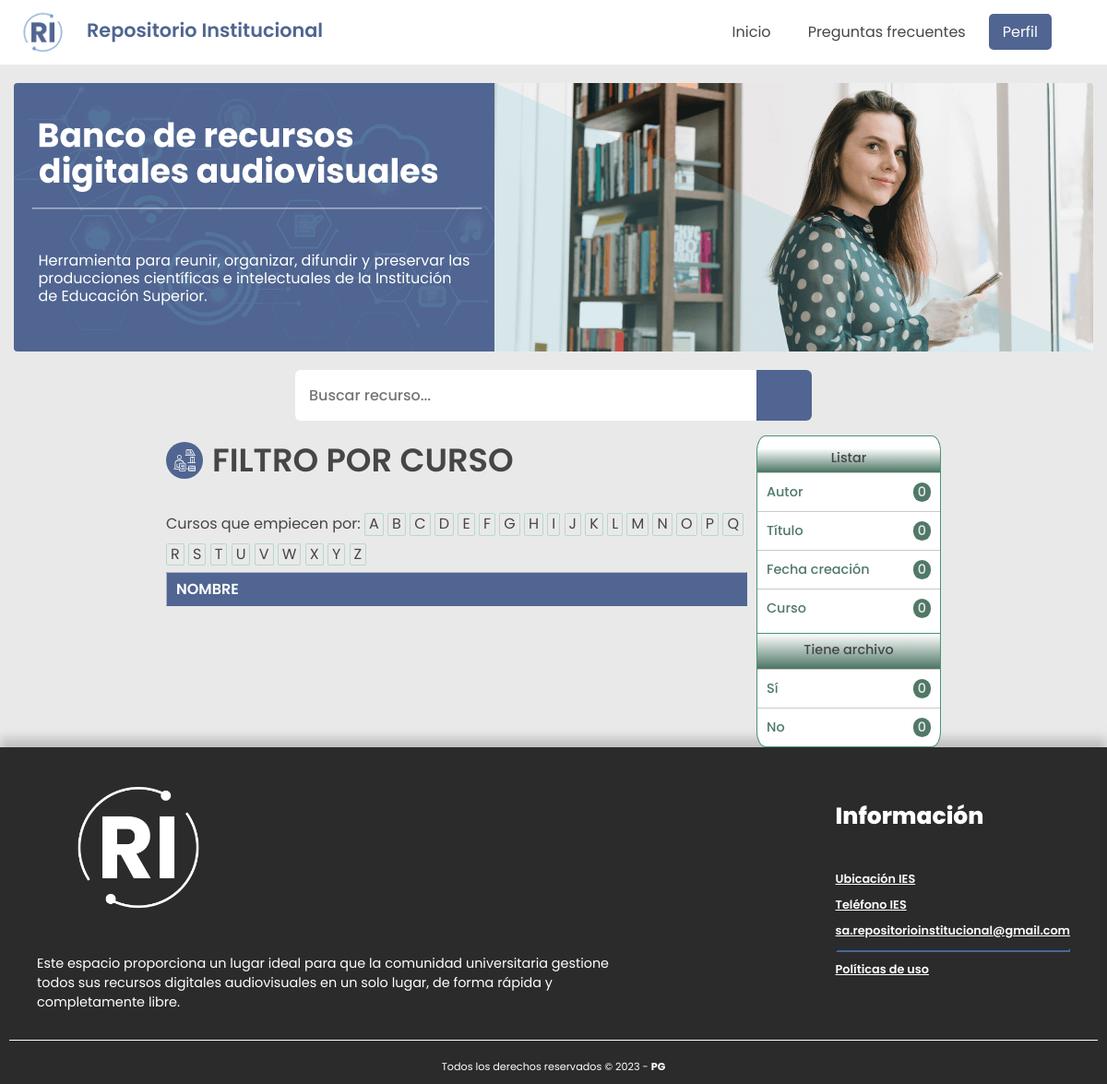
The app's page /busqueda/Curso/, older data.
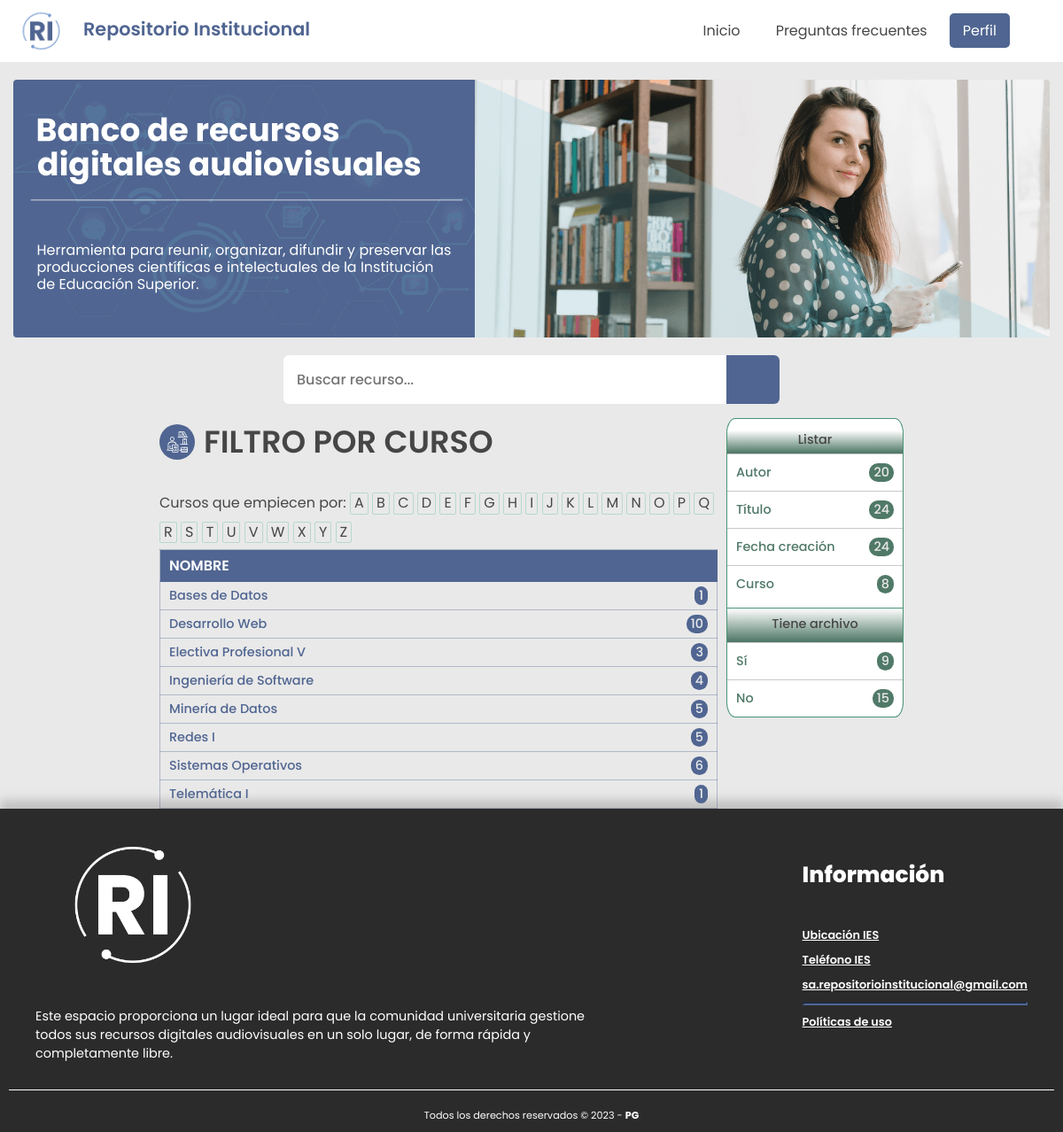
The same page, newer data.
### tables this page shows
CREATE TABLE `curso` (
  `id` int(11) NOT NULL,
  `nombre` varchar(100) NOT NULL,
  `descripcion` varchar(255) NOT NULL,
  `estado` tinyint(4) NOT NULL,
  `fecha_creacion` timestamp NOT NULL DEFAULT current_timestamp() ON UPDATE current_timestamp()
);

### index.php (called while the page is built, shortened)
<?php
$plantilla = new vistasControlador();
$plantilla->obtener_plantilla_controlador();
?>

### utilidades/Utilidades.php (called while the page is built, shortened)
<?php
class Utilidades {
    private static $estados = array(0 => "INACTIVO",
            1 => "ACTIVO",
            2 => "PENDIENTE ACTIVACION",
            3 => "ELIMINADO"
            );
    public static function getIdEstado($nombreEstado){
        return array_keys(self::$estados, $nombreEstado)[0];
    }
}
?>

### modelos/mainModel.php (called while the page is built, shortened)
<?php
    if($peticionAjax){
        require_once "../config/SERVER.php";
        require_once "../utilidades/Utilidades.php";
    }else{
        require_once "./utilidades/Utilidades.php";
    }
    class mainModel{
        protected static function conectar(){
            try {
                $conexion = new PDO(SGBD, USER, PASS);
                $conexion->exec("SET CHARACTER SET utf8");
            } catch (Exception $e) {
                echo '<script>
                    Swal.fire({
                        title: "Error",
                        text: "Error al conectarse con el servidor",
                        icon: "error",
                        confirmButtonText: "Aceptar"
                    });
                </script>';
            }
            return $conexion;
        }
        protected static function ejecutar_consulta_simple($consulta){
            try {
                $sql = self::conectar()->prepare($consulta);
                $sql->execute();
                return $sql;
            } catch (Exception $e) {
                echo Utilidades::getAlertaErrorJSON("simple", "Error al conectarse con el servidor " . $e);
                exit();
            }
        }
    }
?>

### controladores/homeControlador.php (called while the page is built, shortened)
<?php
if($peticionAjax){
    require_once "../modelos/homeModelo.php";
}else{
    require_once "./modelos/homeModelo.php";
}
class homeControlador extends homeModelo{
    public function listado_filtro_recursos($pTipo, $pBuscar){
        $listado = homeModelo::filtrar_recursos($pTipo, $pBuscar);
        return $listado->fetchAll();
    }
    public function cargar_recursos_curso($pId){
        $recursos = homeModelo::cargar_curso($pId);
        return $recursos;
    }
    public function contarAutoresConRecursos(){
        $lista = mainModel::ejecutar_consulta_simple("SELECT DISTINCT a.id FROM autor a JOIN autor_recurso ar ON ar.id_autor = a.id WHERE a.estado = " . Utilidades::getIdEstado("ACTIVO"));
        return $lista->fetchAll();
    }
    public function contarCursosConRecursos(){
        $lista = mainModel::ejecutar_consulta_simple("SELECT DISTINCT c.id FROM curso c JOIN curso_recurso cr ON cr.id_curso = c.id WHERE c.estado = " . Utilidades::getIdEstado("ACTIVO"));
        return $lista->fetchAll();
    }
}
?>

### modelos/homeModelo.php (called while the page is built, shortened)
<?php
    require_once "mainModel.php";
    if($peticionAjax){
        require_once "../utilidades/Utilidades.php";
    }else{
        require_once "./utilidades/Utilidades.php";
    }
    class homeModelo extends mainModel{
        protected static function filtrar_recursos($pTipo, $pBuscar){
            if($pTipo == "Busqueda"){
                $arrayParametro = explode("¡", $pBuscar);
                $search = "";
                foreach($arrayParametro AS $dato){
                    $varDato = mainModel::decryption($dato);
                    if(strpos($varDato, '~~') == ""){
                        if($search!=""){
                            $search .= " ";
                        }
                    }
                    $search .= $varDato;
                }
                $search = str_replace("~~","",$search);
                $sql = mainModel::conectar()->prepare("SELECT DISTINCT (r.id),r.titulo,r.fecha_publicacion_recurso FROM recurso r LEFT JOIN autor_recurso ar
                ON r.id=ar.id_recurso LEFT JOIN autor a ON a.id = ar.id_autor LEFT JOIN etiqueta_recurso er ON er.id_recurso = r.id LEFT JOIN etiqueta e ON er.id_etiqueta = e.id
                JOIN curso_recurso cr ON cr.id_recurso = r.id JOIN curso c ON c.id=cr.id_curso
                WHERE (r.titulo LIKE '%".$search."%' OR CONCAT(a.nombre,' ',a.apellido) LIKE '%".$search."%' OR CONCAT(a.apellido,' ',a.nombre) LIKE '%".$search."%' OR e.descripcion LIKE '%".$search."%' OR r.fecha_publicacion_recurso LIKE '%".$search."%' OR c.nombre LIKE '%".$search."%' OR r.internal_id LIKE '%".$search."%') AND r.estado='".Utilidades::getIdEstado("ACTIVO")."';");
            }else if($pTipo=="Autor"){
                $sql = mainModel::conectar()->prepare("SELECT nombre,apellido,id FROM autor WHERE estado='".Utilidades::getIdEstado("ACTIVO")."' ORDER BY apellido");
            }else if($pTipo=="Titulo"){
                $sql = mainModel::conectar()->prepare("SELECT DISTINCT (r.id),r.titulo,r.fecha_publicacion_recurso FROM recurso r LEFT JOIN autor_recurso ar
                ON r.id=ar.id_recurso LEFT JOIN autor a ON a.id = ar.id_autor WHERE r.estado='".Utilidades::getIdEstado("ACTIVO")."' ORDER BY r.titulo");
            }else if($pTipo=="Fecha"){
                $sql = mainModel::conectar()->prepare("SELECT DISTINCT (r.id),r.titulo,r.fecha_publicacion_recurso FROM recurso r LEFT JOIN autor_recurso ar
                ON r.id=ar.id_recurso LEFT JOIN autor a ON a.id = ar.id_autor WHERE r.estado='".Utilidades::getIdEstado("ACTIVO")."' ORDER BY r.fecha_publicacion_recurso");
            }else if($pTipo=="Curso"){
                $sql = mainModel::conectar()->prepare("SELECT nombre,id FROM curso WHERE estado='".Utilidades::getIdEstado("ACTIVO")."' ORDER BY nombre");
            }else if($pTipo=="Cursofiltrar"){
                $sql = mainModel::conectar()->prepare("SELECT nombre,id FROM curso WHERE nombre LIKE '".$pBuscar."%' AND estado='".Utilidades::getIdEstado("ACTIVO")."' ORDER BY nombre");
            }else if($pTipo=="Autorfiltrar"){
                $sql = mainModel::conectar()->prepare("SELECT nombre,apellido,id FROM autor WHERE apellido LIKE '".$pBuscar."%' AND estado='".Utilidades::getIdEstado("ACTIVO")."' ORDER BY apellido");
            }else if($pTipo == "Archivos"){
                if($pBuscar=="Si"){
                    $sql = mainModel::conectar()->prepare("SELECT DISTINCT (r.id), r.titulo, r.fecha_publicacion_recurso FROM recurso r JOIN archivo a ON r.id=a.id_recurso WHERE r.estado='".Utilidades::getIdEstado("ACTIVO")."' ORDER BY r.titulo");
                }else{
                    $sql = mainModel::conectar()->prepare("SELECT DISTINCT (r.id), r.titulo, r.fecha_publicacion_recurso,a.id_recurso FROM recurso r LEFT JOIN archivo a ON r.id=a.id_recurso WHERE a.id_recurso IS NULL AND r.estado='".Utilidades::getIdEstado("ACTIVO")."' ORDER BY r.titulo;");
                }
            }
            $sql->execute();
            return $sql;
        }
        protected static function cargar_curso($pId){
            $sql = mainModel::conectar()->prepare("SELECT COUNT(*) AS recursos FROM curso_recurso cr JOIN recurso r ON r.id=cr.id_recurso WHERE id_curso = '".$pId."' AND r.estado='".Utilidades::getIdEstado("ACTIVO")."'");
            $sql->execute();
            return $sql->fetchColumn();
        }
    }
?>

### vistas/contenidos/filtroCurso.php (the view, shortened to what the changed rows need)
<main class="mainContarinerFilters">
    <section class = "tableWithContent">
        <section class="general-tableJQ-container">
            <div class="overview-general-admin">
                <div class="title">
                    <i><img src="<?php echo SERVER_URL; ?>vistas/assets/img/materiaHome.svg" class="titleImgIcon" alt="Curso Img"/></i>
                    <h1 class="panel-title-name">Filtro por curso</h1>
                </div>
                <p class="dataTables_length">Cursos que empiecen por:</p>
                <?php
                    $abecedario = ['A','B','C','D','E','F','G','H','I','J','K','L','M','N','O','P','Q','R','S','T','U','V','W','X','Y','Z'];
                    foreach($abecedario as $letra){
                ?>
                <ul class="dataTables_length">
                    <li class="liLetraFilto">
                        <a class="aLetraFiltro" href="<?php echo SERVER_URL."busqueda/Cursofiltrar/".$letra; ?>">
                            <?php echo $letra?>
                        </a>
                    </li>
                </ul>
                <?php } ?>
                <div class="panel-title-name noRESPtable-dataJQ-container">
                    <table id="tablaUsuarios" class="noRESPtb-admin-records">
                        <thead>
                            <tr>
                                <td class="titleTableFilterSearch">Nombre</td>
                            </tr>
                        </thead>
                    <tbody>
                    <?php
                        require_once "./controladores/homeControlador.php";
                        $ins_home = new homeControlador();
                        $datos_filtro = $ins_home->listado_filtro_recursos($pagina[1],$pagina[2]);
                        foreach($datos_filtro as $vRecurso){
                            $recursos = $ins_home->cargar_recursos_curso($vRecurso['id']);
                            if($recursos > 0){
                            ?>
                            <tr>
                                <td data-titulo="NOMBRE"><a href="<?php echo SERVER_URL."busqueda/filtroCurso/".$vRecurso['id']; ?>" class="redireccionTable"><?php echo $vRecurso['nombre']; ?><span class="tableFilterCounter"><?php echo $recursos; ?></span></a></td>
                            </tr>
                            <?php }} ?>
                        </tbody>
                    </table>
                </div>
        </section>
    </section>
<?php include "asideHomeFilters-view.php";?>
</main>
</body>
</html>

### vistas/contenidos/asideHomeFilters-view.php
<?php
require_once "./controladores/homeControlador.php";
$insHome = new homeControlador();
$listaAutores = $insHome->contarAutoresConRecursos();
$listaTitulo = $insHome->listado_filtro_recursos("Titulo","");
$listaFecha = $insHome->listado_filtro_recursos("Fecha","");
$listaCurso = $insHome->contarCursosConRecursos();
$listaArchivosSi = $insHome->listado_filtro_recursos("Archivos","Si");
$listaArchivosNo = $insHome->listado_filtro_recursos("Archivos","No");
?>
<aside class = "asideFilters">
    <h3 class="asideFiltersTitle">Listar</h3>
        <nav class = "navAsideFilters">
            <ul class = "ulAsideFilters">
                <li class="liAsideFilters"><a class="aAsideFilters" href="<?php echo SERVER_URL ?>busqueda/Autor/">Autor <span class="asideFilterCounter"><?php echo count($listaAutores) ?></span></a></li>
                <li class="liAsideFilters"><a class="aAsideFilters" href="<?php echo SERVER_URL ?>busqueda/Titulo/">Título <span class="asideFilterCounter"><?php echo count($listaTitulo) ?></span></a></li>
                <li class="liAsideFilters"><a class="aAsideFilters" href="<?php echo SERVER_URL ?>busqueda/Fecha/">Fecha creación <span class="asideFilterCounter"><?php echo count($listaFecha) ?></span> </a></li>
                <li class="liAsideFilters"><a class="aAsideFilters" href="<?php echo SERVER_URL ?>busqueda/Curso/">Curso <span class="asideFilterCounter"><?php echo count($listaCurso) ?></span></a></li>
            </ul>
        </nav>
    <h3 class="asideFiltersTitle hasFile">Tiene archivo</h3>
        <nav class = "navAsideFilters">
            <ul class = "ulAsideFilters">
                <li class="liAsideFilters"><a class="aAsideFilters" href="<?php echo SERVER_URL ?>busqueda/Archivos/Si">Sí <span class="asideFilterCounter"><?php echo count($listaArchivosSi) ?></span></a></li>
                <li class="liAsideFilters"><a class="aAsideFilters" href="<?php echo SERVER_URL ?>busqueda/Archivos/No">No <span class="asideFilterCounter"><?php echo count($listaArchivosNo) ?></span></a></li>
            </ul>
        </nav>
</aside>

Row changes from the older to the newer data that the page shows:
added curso: nombre "Bases de Datos", recursos "1"
added curso: nombre "Desarrollo Web", recursos "10"
added curso: nombre "Electiva Profesional V", recursos "3"
added curso: nombre "Ingeniería de Software", recursos "4"
added curso: nombre "Minería de Datos", recursos "5"
added curso: nombre "Redes I", recursos "5"
added curso: nombre "Sistemas Operativos", id "6"
added curso: nombre "Telemática I", recursos "1"
Text that changed along with them:
count($listaAutores): "0" → "20"
count($listaTitulo): "0" → "24"
count($listaFecha): "0" → "24"
count($listaCurso): "0" → "8"
count($listaArchivosSi): "0" → "9"
count($listaArchivosNo): "0" → "15"
